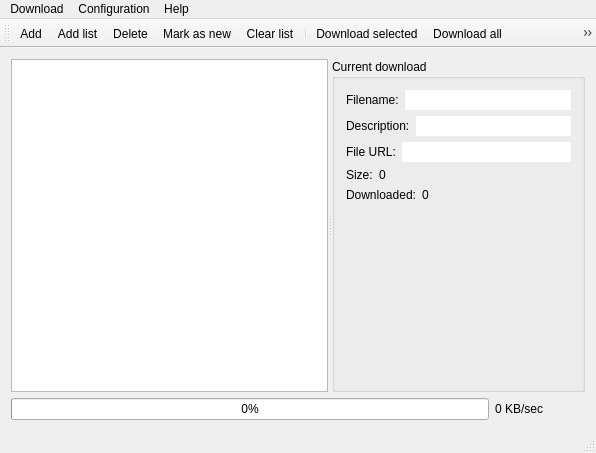
<?xml version="1.0" encoding="UTF-8"?>
<ui version="4.0">
 <class>MainWindow</class>
 <widget class="QMainWindow" name="MainWindow">
  <property name="geometry">
   <rect>
    <x>0</x>
    <y>0</y>
    <width>596</width>
    <height>453</height>
   </rect>
  </property>
  <property name="windowTitle">
   <string>DownCoder</string>
  </property>
  <property name="windowIcon">
   <iconset resource="resources.qrc">
    <normaloff>:/icons/downcoder.png</normaloff>:/icons/downcoder.png</iconset>
  </property>
  <widget class="QWidget" name="centralWidget">
   <layout class="QVBoxLayout" name="verticalLayout_2">
    <item>
     <widget class="QSplitter" name="splitter">
      <property name="sizePolicy">
       <sizepolicy hsizetype="Expanding" vsizetype="Expanding">
        <horstretch>0</horstretch>
        <verstretch>0</verstretch>
       </sizepolicy>
      </property>
      <property name="orientation">
       <enum>Qt::Horizontal</enum>
      </property>
      <property name="childrenCollapsible">
       <bool>false</bool>
      </property>
      <widget class="QTableView" name="tableView">
       <property name="editTriggers">
        <set>QAbstractItemView::NoEditTriggers</set>
       </property>
       <property name="tabKeyNavigation">
        <bool>false</bool>
       </property>
       <property name="showDropIndicator" stdset="0">
        <bool>false</bool>
       </property>
       <property name="dragDropOverwriteMode">
        <bool>false</bool>
       </property>
       <property name="selectionMode">
        <enum>QAbstractItemView::ExtendedSelection</enum>
       </property>
       <property name="selectionBehavior">
        <enum>QAbstractItemView::SelectRows</enum>
       </property>
       <property name="wordWrap">
        <bool>false</bool>
       </property>
       <property name="cornerButtonEnabled">
        <bool>false</bool>
       </property>
       <attribute name="horizontalHeaderDefaultSectionSize">
        <number>150</number>
       </attribute>
       <attribute name="horizontalHeaderHighlightSections">
        <bool>false</bool>
       </attribute>
       <attribute name="horizontalHeaderStretchLastSection">
        <bool>true</bool>
       </attribute>
       <attribute name="verticalHeaderVisible">
        <bool>false</bool>
       </attribute>
       <attribute name="verticalHeaderDefaultSectionSize">
        <number>20</number>
       </attribute>
       <attribute name="verticalHeaderHighlightSections">
        <bool>false</bool>
       </attribute>
       <attribute name="verticalHeaderMinimumSectionSize">
        <number>15</number>
       </attribute>
      </widget>
      <widget class="QGroupBox" name="groupBox">
       <property name="sizePolicy">
        <sizepolicy hsizetype="Minimum" vsizetype="Expanding">
         <horstretch>0</horstretch>
         <verstretch>0</verstretch>
        </sizepolicy>
       </property>
       <property name="maximumSize">
        <size>
         <width>16777215</width>
         <height>16777215</height>
        </size>
       </property>
       <property name="title">
        <string>Current download</string>
       </property>
       <layout class="QVBoxLayout" name="verticalLayout">
        <item>
         <layout class="QHBoxLayout" name="horizontalLayout">
          <item>
           <widget class="QLabel" name="label_2">
            <property name="sizePolicy">
             <sizepolicy hsizetype="Fixed" vsizetype="Fixed">
              <horstretch>0</horstretch>
              <verstretch>0</verstretch>
             </sizepolicy>
            </property>
            <property name="text">
             <string>Filename:</string>
            </property>
           </widget>
          </item>
          <item>
           <widget class="QLineEdit" name="lineEditFilename">
            <property name="autoFillBackground">
             <bool>true</bool>
            </property>
            <property name="text">
             <string/>
            </property>
            <property name="frame">
             <bool>false</bool>
            </property>
            <property name="dragEnabled">
             <bool>false</bool>
            </property>
            <property name="readOnly">
             <bool>true</bool>
            </property>
           </widget>
          </item>
         </layout>
        </item>
        <item>
         <layout class="QHBoxLayout" name="horizontalLayout_2">
          <item>
           <widget class="QLabel" name="label_7">
            <property name="sizePolicy">
             <sizepolicy hsizetype="Fixed" vsizetype="Fixed">
              <horstretch>0</horstretch>
              <verstretch>0</verstretch>
             </sizepolicy>
            </property>
            <property name="text">
             <string>Description:</string>
            </property>
           </widget>
          </item>
          <item>
           <widget class="QLineEdit" name="lineEditDescription">
            <property name="autoFillBackground">
             <bool>true</bool>
            </property>
            <property name="frame">
             <bool>false</bool>
            </property>
            <property name="readOnly">
             <bool>true</bool>
            </property>
           </widget>
          </item>
         </layout>
        </item>
        <item>
         <layout class="QHBoxLayout" name="horizontalLayout_5">
          <item>
           <widget class="QLabel" name="label_8">
            <property name="sizePolicy">
             <sizepolicy hsizetype="Fixed" vsizetype="Fixed">
              <horstretch>0</horstretch>
              <verstretch>0</verstretch>
             </sizepolicy>
            </property>
            <property name="text">
             <string>File URL:</string>
            </property>
           </widget>
          </item>
          <item>
           <widget class="QLineEdit" name="lineEditFileUrl">
            <property name="autoFillBackground">
             <bool>true</bool>
            </property>
            <property name="frame">
             <bool>false</bool>
            </property>
            <property name="readOnly">
             <bool>true</bool>
            </property>
           </widget>
          </item>
         </layout>
        </item>
        <item>
         <layout class="QHBoxLayout" name="horizontalLayout_3">
          <item>
           <widget class="QLabel" name="label_4">
            <property name="sizePolicy">
             <sizepolicy hsizetype="Fixed" vsizetype="Fixed">
              <horstretch>0</horstretch>
              <verstretch>0</verstretch>
             </sizepolicy>
            </property>
            <property name="text">
             <string>Size:</string>
            </property>
           </widget>
          </item>
          <item>
           <widget class="QLabel" name="label_Size">
            <property name="sizePolicy">
             <sizepolicy hsizetype="Expanding" vsizetype="Fixed">
              <horstretch>0</horstretch>
              <verstretch>0</verstretch>
             </sizepolicy>
            </property>
            <property name="text">
             <string>0</string>
            </property>
            <property name="textInteractionFlags">
             <set>Qt::LinksAccessibleByMouse|Qt::TextSelectableByKeyboard|Qt::TextSelectableByMouse</set>
            </property>
           </widget>
          </item>
         </layout>
        </item>
        <item>
         <layout class="QHBoxLayout" name="horizontalLayout_4">
          <item>
           <widget class="QLabel" name="label_5">
            <property name="sizePolicy">
             <sizepolicy hsizetype="Fixed" vsizetype="Fixed">
              <horstretch>0</horstretch>
              <verstretch>0</verstretch>
             </sizepolicy>
            </property>
            <property name="text">
             <string>Downloaded:</string>
            </property>
           </widget>
          </item>
          <item>
           <widget class="QLabel" name="label_Downloaded">
            <property name="sizePolicy">
             <sizepolicy hsizetype="Expanding" vsizetype="Fixed">
              <horstretch>0</horstretch>
              <verstretch>0</verstretch>
             </sizepolicy>
            </property>
            <property name="text">
             <string>0</string>
            </property>
            <property name="textInteractionFlags">
             <set>Qt::LinksAccessibleByMouse|Qt::TextSelectableByKeyboard|Qt::TextSelectableByMouse</set>
            </property>
           </widget>
          </item>
         </layout>
        </item>
        <item>
         <spacer name="verticalSpacer">
          <property name="orientation">
           <enum>Qt::Vertical</enum>
          </property>
          <property name="sizeHint" stdset="0">
           <size>
            <width>20</width>
            <height>40</height>
           </size>
          </property>
         </spacer>
        </item>
       </layout>
      </widget>
     </widget>
    </item>
    <item>
     <layout class="QHBoxLayout" name="horizontalLayout_6">
      <item>
       <widget class="QProgressBar" name="progressBar">
        <property name="sizePolicy">
         <sizepolicy hsizetype="Expanding" vsizetype="Fixed">
          <horstretch>0</horstretch>
          <verstretch>0</verstretch>
         </sizepolicy>
        </property>
        <property name="value">
         <number>0</number>
        </property>
       </widget>
      </item>
      <item>
       <widget class="QLabel" name="label_Speed">
        <property name="sizePolicy">
         <sizepolicy hsizetype="Minimum" vsizetype="Fixed">
          <horstretch>0</horstretch>
          <verstretch>0</verstretch>
         </sizepolicy>
        </property>
        <property name="minimumSize">
         <size>
          <width>90</width>
          <height>0</height>
         </size>
        </property>
        <property name="maximumSize">
         <size>
          <width>16777215</width>
          <height>16777215</height>
         </size>
        </property>
        <property name="text">
         <string>0 KB/sec</string>
        </property>
        <property name="alignment">
         <set>Qt::AlignLeading|Qt::AlignLeft|Qt::AlignVCenter</set>
        </property>
       </widget>
      </item>
     </layout>
    </item>
   </layout>
  </widget>
  <widget class="QMenuBar" name="menuBar">
   <property name="geometry">
    <rect>
     <x>0</x>
     <y>0</y>
     <width>596</width>
     <height>22</height>
    </rect>
   </property>
   <widget class="QMenu" name="menu">
    <property name="title">
     <string>Download</string>
    </property>
    <addaction name="actionNew"/>
    <addaction name="actionAdd_list"/>
    <addaction name="actionDelete"/>
    <addaction name="actionMark_as_new"/>
    <addaction name="actionClear_list"/>
    <addaction name="actionSelect_All"/>
    <addaction name="separator"/>
    <addaction name="actionStart"/>
    <addaction name="actionStart_All"/>
    <addaction name="actionPause_downloading"/>
    <addaction name="actionStop"/>
   </widget>
   <widget class="QMenu" name="menuHelp">
    <property name="title">
     <string>Help</string>
    </property>
    <addaction name="actionAbout"/>
    <addaction name="actionAbout_Qt"/>
   </widget>
   <widget class="QMenu" name="menuSettings">
    <property name="title">
     <string>Configuration</string>
    </property>
    <addaction name="actionSettings"/>
    <addaction name="actionExit"/>
   </widget>
   <addaction name="menu"/>
   <addaction name="menuSettings"/>
   <addaction name="menuHelp"/>
  </widget>
  <widget class="QToolBar" name="mainToolBar">
   <property name="windowTitle">
    <string>Toolbar</string>
   </property>
   <property name="iconSize">
    <size>
     <width>32</width>
     <height>32</height>
    </size>
   </property>
   <attribute name="toolBarArea">
    <enum>TopToolBarArea</enum>
   </attribute>
   <attribute name="toolBarBreak">
    <bool>false</bool>
   </attribute>
   <addaction name="actionNew"/>
   <addaction name="actionAdd_list"/>
   <addaction name="actionDelete"/>
   <addaction name="actionMark_as_new"/>
   <addaction name="actionClear_list"/>
   <addaction name="separator"/>
   <addaction name="actionStart"/>
   <addaction name="actionStart_All"/>
   <addaction name="actionPause_downloading"/>
   <addaction name="actionStop"/>
   <addaction name="separator"/>
   <addaction name="actionSettings"/>
   <addaction name="actionAbout"/>
  </widget>
  <widget class="QStatusBar" name="statusBar"/>
  <action name="actionNew">
   <property name="icon">
    <iconset resource="resources.qrc">
     <normaloff>:/icons/add.png</normaloff>:/icons/add.png</iconset>
   </property>
   <property name="text">
    <string>Add</string>
   </property>
  </action>
  <action name="actionAdd_list">
   <property name="icon">
    <iconset resource="resources.qrc">
     <normaloff>:/icons/list.png</normaloff>:/icons/list.png</iconset>
   </property>
   <property name="text">
    <string>Add list</string>
   </property>
  </action>
  <action name="actionStart">
   <property name="icon">
    <iconset resource="resources.qrc">
     <normaloff>:/icons/start.png</normaloff>:/icons/start.png</iconset>
   </property>
   <property name="text">
    <string>Download selected</string>
   </property>
  </action>
  <action name="actionStop">
   <property name="icon">
    <iconset resource="resources.qrc">
     <normaloff>:/icons/stop.png</normaloff>:/icons/stop.png</iconset>
   </property>
   <property name="text">
    <string>Stop all downloadings</string>
   </property>
  </action>
  <action name="actionDelete">
   <property name="icon">
    <iconset resource="resources.qrc">
     <normaloff>:/icons/delete.png</normaloff>:/icons/delete.png</iconset>
   </property>
   <property name="text">
    <string>Delete</string>
   </property>
  </action>
  <action name="actionClear_list">
   <property name="icon">
    <iconset resource="resources.qrc">
     <normaloff>:/icons/clear.png</normaloff>:/icons/clear.png</iconset>
   </property>
   <property name="text">
    <string>Clear list</string>
   </property>
  </action>
  <action name="actionAbout">
   <property name="icon">
    <iconset resource="resources.qrc">
     <normaloff>:/icons/info.png</normaloff>:/icons/info.png</iconset>
   </property>
   <property name="text">
    <string>About</string>
   </property>
  </action>
  <action name="actionAbout_Qt">
   <property name="icon">
    <iconset resource="resources.qrc">
     <normaloff>:/icons/qt.png</normaloff>:/icons/qt.png</iconset>
   </property>
   <property name="text">
    <string>About Qt</string>
   </property>
  </action>
  <action name="actionSettings">
   <property name="icon">
    <iconset resource="resources.qrc">
     <normaloff>:/icons/settings.png</normaloff>:/icons/settings.png</iconset>
   </property>
   <property name="text">
    <string>Settings</string>
   </property>
  </action>
  <action name="actionStart_All">
   <property name="icon">
    <iconset resource="resources.qrc">
     <normaloff>:/icons/start_all.png</normaloff>:/icons/start_all.png</iconset>
   </property>
   <property name="text">
    <string>Download all</string>
   </property>
  </action>
  <action name="actionMark_as_new">
   <property name="icon">
    <iconset resource="resources.qrc">
     <normaloff>:/icons/new.png</normaloff>:/icons/new.png</iconset>
   </property>
   <property name="text">
    <string>Mark as new</string>
   </property>
  </action>
  <action name="actionSelect_All">
   <property name="text">
    <string>Select All</string>
   </property>
  </action>
  <action name="actionExit">
   <property name="icon">
    <iconset resource="resources.qrc">
     <normaloff>:/icons/halt.png</normaloff>:/icons/halt.png</iconset>
   </property>
   <property name="text">
    <string>Exit program</string>
   </property>
  </action>
  <action name="actionPause_downloading">
   <property name="icon">
    <iconset resource="resources.qrc">
     <normaloff>:/icons/pause.png</normaloff>:/icons/pause.png</iconset>
   </property>
   <property name="text">
    <string>Pause downloading</string>
   </property>
  </action>
 </widget>
 <layoutdefault spacing="6" margin="11"/>
 <resources>
  <include location="resources.qrc"/>
 </resources>
 <connections/>
</ui>
